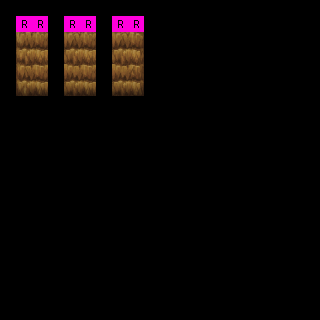

Below is a game level as drawn by its tile map, then a one-line description and the .tmx file that defines it, in full:
An orthogonal 20x20 tile map with 16x16 px tiles, 3 tile layers (regions, input_set, output_under4 trees), 2 tilesets and 3 objects.

<map version="1.0" orientation="orthogonal" renderorder="right-down" width="20" height="20" tilewidth="16" tileheight="16" nextobjectid="10">
 <properties>
  <property name="NoOverlappingRules" value="true" />
 </properties>
 <tileset firstgid="1" name="ruleset" tilewidth="16" tileheight="16" tilecount="60" columns="10">
  <image source="../tilesets/ruleset.png" width="160" height="96" />
 </tileset>
 <tileset firstgid="61" name="dungeon_a4" tilewidth="16" tileheight="16" tilecount="960" columns="32">
  <image source="../tilesets/dungeon_a4.png" width="512" height="480" />
 </tileset>
 <layer name="regions" width="20" height="20">
  <data encoding="csv">
0,0,0,0,0,0,0,0,0,0,0,0,0,0,0,0,0,0,0,0,
0,1,1,0,1,1,0,1,1,0,0,0,0,0,0,0,0,0,0,0,
0,1,1,0,1,1,0,1,1,0,0,0,0,0,0,0,0,0,0,0,
0,1,1,0,1,1,0,1,1,0,0,0,0,0,0,0,0,0,0,0,
0,1,1,0,1,1,0,1,1,0,0,0,0,0,0,0,0,0,0,0,
0,1,1,0,1,1,0,1,1,0,0,0,0,0,0,0,0,0,0,0,
0,0,0,0,0,0,0,0,0,0,0,0,0,0,0,0,0,0,0,0,
0,0,0,0,0,0,0,0,0,0,0,0,0,0,0,0,0,0,0,0,
0,0,0,0,0,0,0,0,0,0,0,0,0,0,0,0,0,0,0,0,
0,0,0,0,0,0,0,0,0,0,0,0,0,0,0,0,0,0,0,0,
0,0,0,0,0,0,0,0,0,0,0,0,0,0,0,0,0,0,0,0,
0,0,0,0,0,0,0,0,0,0,0,0,0,0,0,0,0,0,0,0,
0,0,0,0,0,0,0,0,0,0,0,0,0,0,0,0,0,0,0,0,
0,0,0,0,0,0,0,0,0,0,0,0,0,0,0,0,0,0,0,0,
0,0,0,0,0,0,0,0,0,0,0,0,0,0,0,0,0,0,0,0,
0,0,0,0,0,0,0,0,0,0,0,0,0,0,0,0,0,0,0,0,
0,0,0,0,0,0,0,0,0,0,0,0,0,0,0,0,0,0,0,0,
0,0,0,0,0,0,0,0,0,0,0,0,0,0,0,0,0,0,0,0,
0,0,0,0,0,0,0,0,0,0,0,0,0,0,0,0,0,0,0,0,
0,0,0,0,0,0,0,0,0,0,0,0,0,0,0,0,0,0,0,0
</data>
 </layer>
 <layer name="input_set" width="20" height="20">
  <data encoding="csv">
0,0,0,0,0,0,0,0,0,0,0,0,0,0,0,0,0,0,0,0,
0,0,0,0,0,0,0,0,0,0,0,0,0,0,0,0,0,0,0,0,
0,253,254,0,255,254,0,255,256,0,0,0,0,0,0,0,0,0,0,0,
0,285,286,0,287,286,0,287,288,0,0,0,0,0,0,0,0,0,0,0,
0,317,318,0,319,318,0,319,320,0,0,0,0,0,0,0,0,0,0,0,
0,349,350,0,351,350,0,351,352,0,0,0,0,0,0,0,0,0,0,0,
0,0,0,0,0,0,0,0,0,0,0,0,0,0,0,0,0,0,0,0,
0,0,0,0,0,0,0,0,0,0,0,0,0,0,0,0,0,0,0,0,
0,0,0,0,0,0,0,0,0,0,0,0,0,0,0,0,0,0,0,0,
0,0,0,0,0,0,0,0,0,0,0,0,0,0,0,0,0,0,0,0,
0,0,0,0,0,0,0,0,0,0,0,0,0,0,0,0,0,0,0,0,
0,0,0,0,0,0,0,0,0,0,0,0,0,0,0,0,0,0,0,0,
0,0,0,0,0,0,0,0,0,0,0,0,0,0,0,0,0,0,0,0,
0,0,0,0,0,0,0,0,0,0,0,0,0,0,0,0,0,0,0,0,
0,0,0,0,0,0,0,0,0,0,0,0,0,0,0,0,0,0,0,0,
0,0,0,0,0,0,0,0,0,0,0,0,0,0,0,0,0,0,0,0,
0,0,0,0,0,0,0,0,0,0,0,0,0,0,0,0,0,0,0,0,
0,0,0,0,0,0,0,0,0,0,0,0,0,0,0,0,0,0,0,0,
0,0,0,0,0,0,0,0,0,0,0,0,0,0,0,0,0,0,0,0,
0,0,0,0,0,0,0,0,0,0,0,0,0,0,0,0,0,0,0,0
</data>
 </layer>
 <layer name="output_under4 trees" width="20" height="20">
  <data encoding="csv">
0,0,0,0,0,0,0,0,0,0,0,0,0,0,0,0,0,0,0,0,
0,0,0,0,0,0,0,0,0,0,0,0,0,0,0,0,0,0,0,0,
0,253,254,0,255,254,0,255,256,0,0,0,0,0,0,0,0,0,0,0,
0,285,286,0,287,286,0,287,288,0,0,0,0,0,0,0,0,0,0,0,
0,317,318,0,319,318,0,319,320,0,0,0,0,0,0,0,0,0,0,0,
0,349,350,0,351,350,0,351,352,0,0,0,0,0,0,0,0,0,0,0,
0,0,0,0,0,0,0,0,0,0,0,0,0,0,0,0,0,0,0,0,
0,0,0,0,0,0,0,0,0,0,0,0,0,0,0,0,0,0,0,0,
0,0,0,0,0,0,0,0,0,0,0,0,0,0,0,0,0,0,0,0,
0,0,0,0,0,0,0,0,0,0,0,0,0,0,0,0,0,0,0,0,
0,0,0,0,0,0,0,0,0,0,0,0,0,0,0,0,0,0,0,0,
0,0,0,0,0,0,0,0,0,0,0,0,0,0,0,0,0,0,0,0,
0,0,0,0,0,0,0,0,0,0,0,0,0,0,0,0,0,0,0,0,
0,0,0,0,0,0,0,0,0,0,0,0,0,0,0,0,0,0,0,0,
0,0,0,0,0,0,0,0,0,0,0,0,0,0,0,0,0,0,0,0,
0,0,0,0,0,0,0,0,0,0,0,0,0,0,0,0,0,0,0,0,
0,0,0,0,0,0,0,0,0,0,0,0,0,0,0,0,0,0,0,0,
0,0,0,0,0,0,0,0,0,0,0,0,0,0,0,0,0,0,0,0,
0,0,0,0,0,0,0,0,0,0,0,0,0,0,0,0,0,0,0,0,
0,0,0,0,0,0,0,0,0,0,0,0,0,0,0,0,0,0,0,0
</data>
 </layer>
 <objectgroup name="output_high_blocker" visible="0">
  <object id="2" x="16" y="16" width="32" height="64" />
  <object id="8" x="64" y="16" width="32" height="64" />
  <object id="9" x="112" y="16" width="32" height="64" />
 </objectgroup>
</map>
